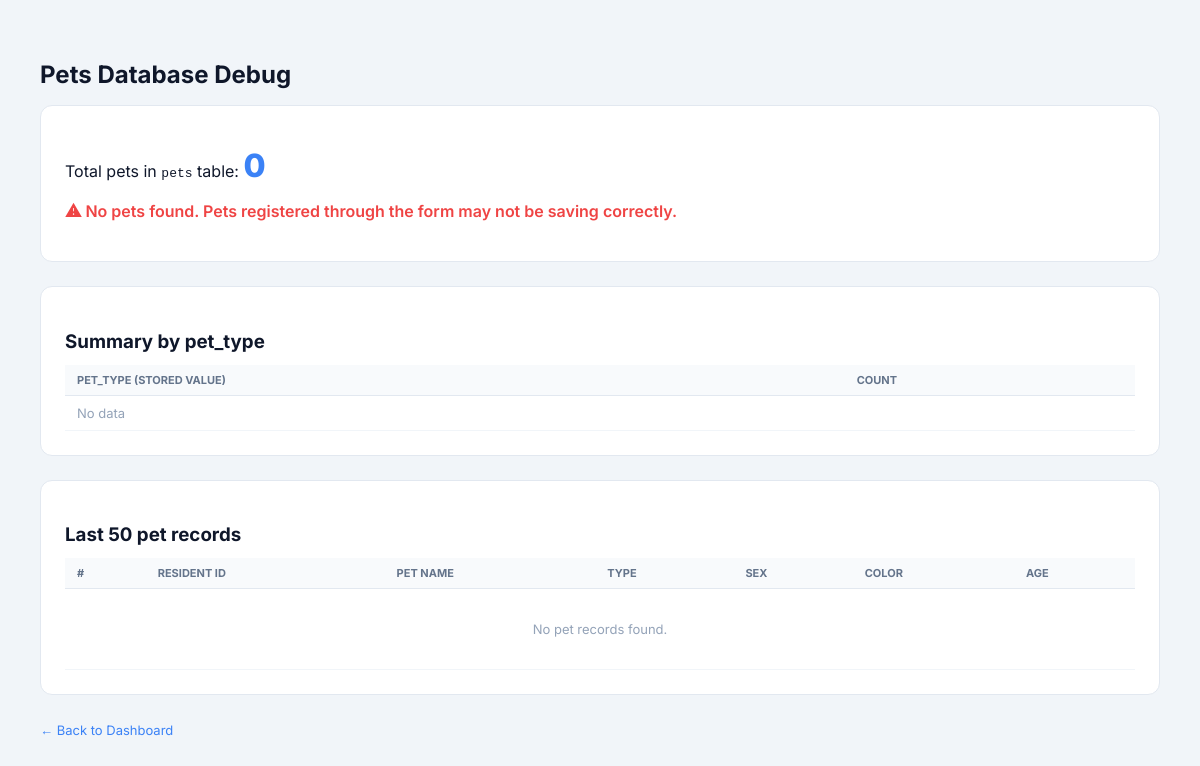
/pets_debug.php (signed in), run on an earlier commit of the app's database.
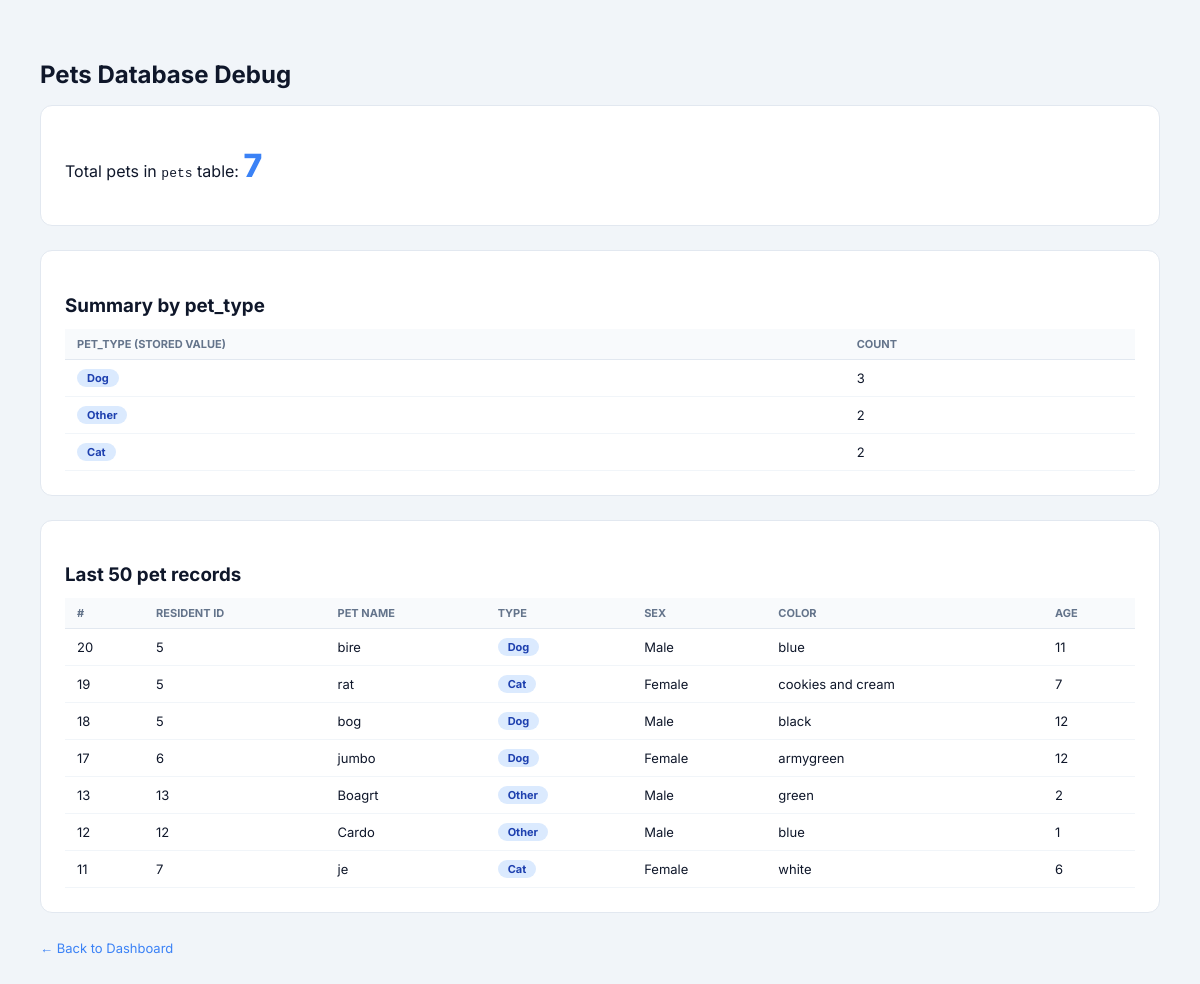
And on a later commit of the database.
### tables this page shows
CREATE TABLE `pets` (
  `id` int(11) NOT NULL,
  `resident_id` int(11) NOT NULL,
  `pet_name` varchar(100) DEFAULT '',
  `pet_age` varchar(20) DEFAULT '',
  `pet_sex` varchar(20) DEFAULT '',
  `pet_color` varchar(50) DEFAULT '',
  `pet_type` varchar(50) DEFAULT '',
  `breeder_status` varchar(10) DEFAULT '',
  `other_pets` varchar(255) DEFAULT ''
);

### pets_debug.php (the view, shortened to what this page needs)
<?php
include 'Residents_DB.php';
$pets_raw = $conn->query("SELECT id, resident_id, pet_name, pet_type, pet_sex, pet_color, pet_age FROM pets ORDER BY id DESC LIMIT 50");
$summary  = $conn->query("SELECT pet_type, COUNT(*) AS c FROM pets GROUP BY pet_type ORDER BY c DESC");
$total    = (int)$conn->query("SELECT COUNT(*) AS t FROM pets")->fetch_assoc()['t'];
?>
<!DOCTYPE html><html lang="en"><head>
</head><body>
<h2>Pets Database Debug</h2>
<div class="card">
  <p>Total pets in <code>pets</code> table: <span class="num"><?= $total ?></span></p>
  <?php if ($total === 0): ?>
    <p style="color:#ef4444;font-weight:600">⚠ No pets found. Pets registered through the form may not be saving correctly.</p>
  <?php endif; ?>
</div>
<div class="card">
  <h3 style="margin-bottom:.75rem">Summary by pet_type</h3>
  <table>
    <thead><tr><th>pet_type (stored value)</th><th>Count</th></tr></thead>
    <tbody>
    <?php if ($summary && $summary->num_rows > 0): while ($r = $summary->fetch_assoc()): ?>
      <tr><td><span class="badge"><?= htmlspecialchars($r['pet_type'] ?: '(empty)') ?></span></td><td><?= $r['c'] ?></td></tr>
    <?php endwhile; else: ?>
      <tr><td colspan="2" style="color:#94a3b8">No data</td></tr>
    <?php endif; ?>
    </tbody>
  </table>
</div>
<div class="card">
  <h3 style="margin-bottom:.75rem">Last 50 pet records</h3>
  <table>
    <thead><tr><th>#</th><th>Resident ID</th><th>Pet Name</th><th>Type</th><th>Sex</th><th>Color</th><th>Age</th></tr></thead>
    <tbody>
    <?php if ($pets_raw && $pets_raw->num_rows > 0): while ($p = $pets_raw->fetch_assoc()): ?>
      <tr>
        <td><?= $p['id'] ?></td>
        <td><?= $p['resident_id'] ?></td>
        <td><?= htmlspecialchars($p['pet_name']) ?></td>
        <td><span class="badge"><?= htmlspecialchars($p['pet_type'] ?: '(empty)') ?></span></td>
        <td><?= htmlspecialchars($p['pet_sex']) ?></td>
        <td><?= htmlspecialchars($p['pet_color']) ?></td>
        <td><?= htmlspecialchars($p['pet_age']) ?></td>
      </tr>
    <?php endwhile; else: ?>
      <tr><td colspan="7" style="color:#94a3b8;text-align:center;padding:2rem">No pet records found.</td></tr>
    <?php endif; ?>
    </tbody>
  </table>
</div>
<a href="Home.php">← Back to Dashboard</a>
</body></html>

### pets_debug.php (style rules this page uses)
body { font-family:Inter,sans-serif;background:#f1f5f9;padding:2rem;color:#0f172a }
h2 { margin-bottom:1rem }
.card { background:#fff;border-radius:12px;border:1px solid #e2e8f0;padding:1.5rem;margin-bottom:1.5rem }
table { width:100%;border-collapse:collapse;font-size:13px }
th { background:#f8fafc;padding:8px 12px;text-align:left;font-size:11px;text-transform:uppercase;color:#64748b;border-bottom:1px solid #e2e8f0 }
td { padding:9px 12px;border-bottom:1px solid #f1f5f9 }
.badge { display:inline-block;padding:2px 10px;border-radius:20px;font-size:11px;font-weight:700;background:#dbeafe;color:#1e40af }
.num { font-size:2rem;font-weight:800;color:#3b82f6 }
a { color:#3b82f6;text-decoration:none;font-size:13px }

What changed in the data, as far as the page shows it:
added pets: id "20", resident "5", pet_name "bire", pet_type "Dog", pet_sex "Male", pet_color "blue", pet_age "11"
added pets: id "19", resident "5", pet_name "rat", pet_type "Cat", pet_sex "Female", pet_color "cookies and cream", pet_age "7"
added pets: id "18", resident "5", pet_name "bog", pet_type "Dog", pet_sex "Male", pet_color "black", pet_age "12"
added pets: id "17", resident "6", pet_name "jumbo", pet_type "Dog", pet_sex "Female", pet_color "armygreen", pet_age "12"
added pets: id "13", resident "13", pet_name "Boagrt", pet_type "Other", pet_sex "Male", pet_color "green", pet_age "2"
added pets: id "12", resident "12", pet_name "Cardo", pet_type "Other", pet_sex "Male", pet_color "blue", pet_age "1"
added pets: id "11", resident "7", pet_name "je", pet_type "Cat", pet_sex "Female", pet_color "white", pet_age "6"
Also different on the page:
$total: "0" → "7"
new list line: "Dog 3"
new list line: "Other 2"
new list line: "Cat 2"
text no longer shown: "⚠ No pets found. Pets registered through the form may not be saving correctly. No data No pet records found."
